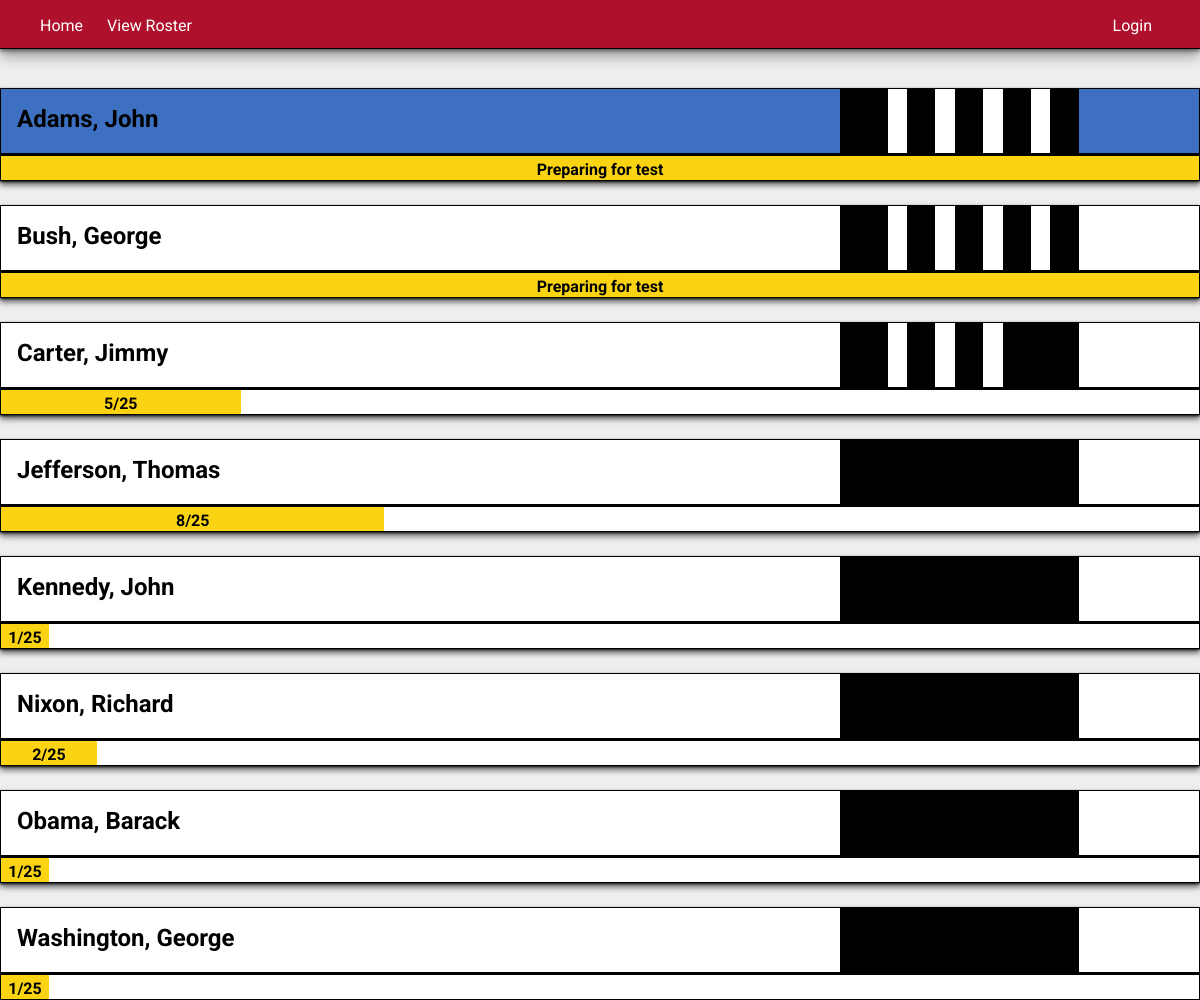
Before: /view with the older database file.
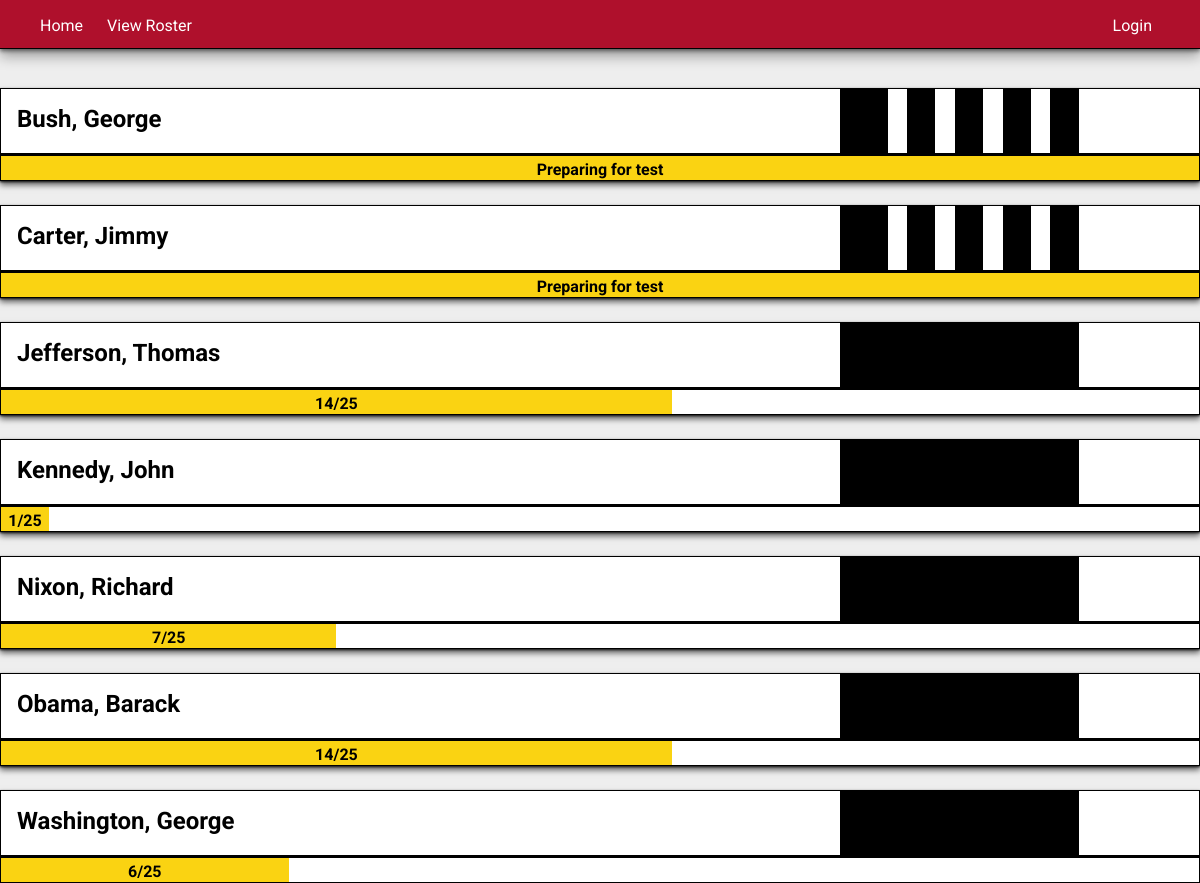
After: the same page with the newer database file.
### tables this page shows
CREATE TABLE cadets(id INTEGER NOT NULL PRIMARY KEY, last_name TEXT NOT NULL, first_name TEXT NOT NULL, attendance_current_rank INTEGER NOT NULL, attendance_total INTEGER NOT NULL, time INTEGER NOT NULL DEFAULT CURRENT_DATE, rank TEXT NOT NULL DEFAULT "white", CONSTRAINT unq UNIQUE (last_name, first_name));

### application.py (the view)
@app.route("/view", methods=["GET"])
def view():
    cadets = c.execute("SELECT * FROM cadets ORDER BY last_name ASC")
    return render_template("view.html", cadets = cadets)

### templates/view.html (shortened to what this page needs)
{% extends "layout.html" %}
{% block main %}
    {% for cadet in cadets %}
        <div class="card">
            <div class="cadet_info view" id="{{ cadet.rank }}">
                <span class="important">{{ cadet.last_name.capitalize() }},  {{ cadet.first_name.capitalize() }}</span>
                <div class="stripes_bar">
                    <div class="stripe num{% if cadet.attendance_current_rank > 99 %}4{% else %}{{ ((cadet.attendance_current_rank-(cadet.attendance_current_rank%25))/25)|int }}{% endif %} first_stripe">
                    </div>
                    <div class="stripe num{% if cadet.attendance_current_rank > 99 %}4{% else %}{{ ((cadet.attendance_current_rank-(cadet.attendance_current_rank%25))/25)|int }}{% endif %} second_stripe">
                    </div>
                    <div class="stripe num{% if cadet.attendance_current_rank > 99 %}4{% else %}{{ ((cadet.attendance_current_rank-(cadet.attendance_current_rank%25))/25)|int }}{% endif %} third_stripe">
                    </div>
                    <div class="stripe num{% if cadet.attendance_current_rank > 99 %}4{% else %}{{ ((cadet.attendance_current_rank-(cadet.attendance_current_rank%25))/25)|int }}{% endif %} fourth_stripe">
                    </div>
                </div>
            </div>
            <div class="progress_bar">
                <div class="progress_fill" style="width: {{ ((cadet.attendance_current_rank % 25)/25)*100|round(1) }}%">
                    {{ cadet.attendance_current_rank % 25 }}/25
                </div>
                <div class="ready_to_test stripe{% if cadet.attendance_current_rank > 99 %}4{% else %}{{ ((cadet.attendance_current_rank-(cadet.attendance_current_rank%25))/25)|int }}{% endif %}">
                    Preparing for test
                </div>
            </div>
        </div>
    {% endfor %}
{% endblock %}

### templates/layout.html (shortened to what this page needs)
<html>
    <head>
        <link rel="stylesheet" href="{{ url_for('static', filename='stylesheet/styles.css') }}" rel="stylesheet" />
    </head>
    <body>
        <div class="position_holder">
        </div>
        <div class="navbar">
            <ul>
                {% if session.user_id %}
                <li class="menu_left far_left"><a class="nav_item" href="{{ url_for('index') }}">Home</a>
                <li class="menu_left"><a class="nav_item" href="{{ url_for('add') }}">Take Attendance</a>
                <li class="menu_left"><a class="nav_item" href="{{ url_for('view') }}"> View Roster </a>
                <li class="menu_left"><a class="nav_item" href="{{ url_for('edit') }}"> Edit Roster </a>
                <li class="menu_right far_right"><a class="log" href="{{ url_for('logout') }}"> Logout </a>
                {% else %}
                <li class="menu_left far_left"><a class="nav_item" href="{{ url_for('index') }}">Home</a>
                <li class="menu_left"><a class="nav_item" href="{{ url_for('view') }}"> View Roster </a>
                <li class="menu_right far_right"><a class="log" href="{{ url_for('login') }}">Login</a>
                {% endif %}
            </ul>
        </div>
        <div>
            {% block main %}{% endblock %}
        </div>
    <body>
</html>

### static/stylesheet/styles.css (style rules this page uses)
body { background-color:#EEEEEE; margin:0; padding:0; font-family: "Roboto", "Noto Sans", sans-serif; font-size: 16px; box-sizing: border-box; }
ul { list-style-type: none; margin: 0; padding: 0; }
li.menu_left { float:left; }
li.menu_right { float:right; }
li.menu_left.far_left { margin-left: 40px; }
li.menu_right.far_right { margin-right: 24px; }
a { color:white; text-decoration: none; }
.navbar { top:0; position:fixed; z-index: 1; width:100%; background-color: #AF102C; height:48px; box-shadow: 0 2px 4px 0 rgba(0, 0, 0, .5), 0 8px 12px 0 rgba(0, 0, 0, .3); border-bottom:1px solid black; }
.position_holder { height:64px; }
a.nav_item, a.log { height:40px; display:block; padding-top:12px; margin: 4px 24px 4px 0; }
.cadet_info { border:1px solid black; position:relative; margin-top:24px; padding-top:12px; height:52px; }
.card { max-width: 1200px; margin:auto; box-shadow: 0 1px 2px 0 rgba(0, 0, 0, .8), 0 4px 6px 0 rgba(0, 0, 0, .6); }
.cadet_info.view { height:48px; padding-left:16px; padding-top:16px; }
.stripes_bar { position:absolute; top:0; right:10%; background-color: #000000; height:65px; width: 20%; }
.stripe { position:absolute; border:none; background-color: #FFFFFF; width:8%; height:64px; visibility:hidden; }
.stripe.first_stripe { left:20%; }
.stripe.num1.first_stripe, .stripe.num2.first_stripe, .stripe.num3.first_stripe, .stripe.num4.first_stripe { visibility:visible; }
.stripe.second_stripe { left:40%; }
.stripe.num2.second_stripe, .stripe.num3.second_stripe, .stripe.num4.second_stripe { visibility:visible; }
.stripe.third_stripe { left:60%; }
.stripe.num3.third_stripe, .stripe.num4.third_stripe { visibility: visible; }
.stripe.fourth_stripe { left:80%; }
.stripe.num4.fourth_stripe { visibility: visible; }
.progress_bar { background-color: #FFFFFF; position: relative; height: 24px; border:solid black; border-width:2 1px 1px 1px; }
.ready_to_test { position:absolute; background-color: #FAD312; text-align:center; font-weight: bold; width:100%; visibility:hidden; padding-top:4px; height:20px; }
.ready_to_test.stripe4 { visibility:visible; }
.progress_fill { position:absolute; font-weight:bold; text-align:center; background-color:#FAD312; padding-top:4px; height:20px; }
#white { background-color:#FFFFFF; }
.important { font-size:24px; font-weight: bold; }

Changed rows visible on the page:
removed cadets: last_name "Adams", first_name "John", attendance_current_rank 530 (drawn), {{ ((cadet.attendance_current_rank % 25)/25)*100|round(1) }} 20.0 (drawn), rank "blue" (drawn)
changed cadets "Bush": attendance_current_rank 415 → 118 (drawn)
changed cadets "Carter": cadet.attendance_current_rank%25 "5" → (not shown); attendance_current_rank "/25" → "Preparing for test"
changed cadets "Jefferson": attendance_current_rank 8 → 14 (drawn); cadet.attendance_current_rank%25 "8" → "14"
changed cadets "Nixon": attendance_current_rank 2 → 7 (drawn); cadet.attendance_current_rank%25 "2" → "7"
changed cadets "Obama": attendance_current_rank 1 → 14 (drawn); cadet.attendance_current_rank%25 "1" → "14"
changed cadets "Washington": attendance_current_rank 1 → 6 (drawn); cadet.attendance_current_rank%25 "1" → "6"
